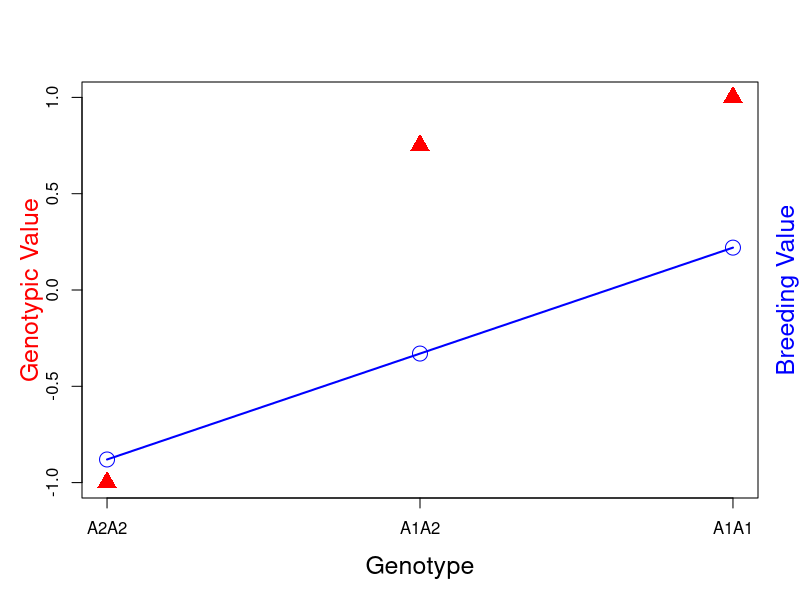
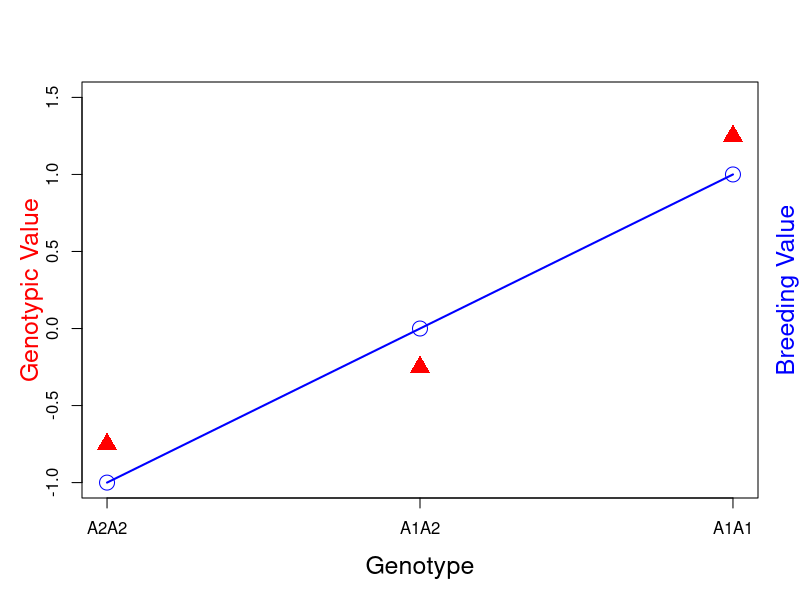

R code for these plots, in order:
## ---- chunk 1
x1 <- -16
x2 <- abs(x1)

sqrt(x2)
?sqrt
## ---- chunk 2
a = 1; 
d = 3/4*a
p = 4/5; 
q = 1 - p

alpha <- a + d*(q - p)
a1a1 <- 2*alpha*q
a1a2 <- (q-p)*alpha
a2a2 <- -2*p*alpha

plot(c(0, 1, 2), c(-a, d, a), xlab="Genotype",ylab="", cex.lab=1.5, xaxt="n", pch=17, cex=2, col="red"); 
axis(1, at=c(0, 1, 2), labels=c("A2A2", "A1A2", "A1A1")); 
mtext("Genotypic Value", side = 2, line = 2, cex=1.5, col="red")

mtext("Breeding Value", side = 4, line = 1, cex=1.5, col="blue"); 

points(c(0, 1, 2), c(a2a2, a1a2, a1a1), cex=2, col="blue")
lines(c(0, 1, 2), c(a2a2, a1a2, a1a1), lwd=2, col="blue")
## ---- chunk 3
gfunction <- function(a=1, d=0, p=1/2){
   # a: additive effect, numerical value [=1]
   # d: dominance effect, numerical value [=0]
   # p: allele frequency for the A1 allele numerical value [=1/2]
   
   q = 1-p
   # allele sub effect
   alpha <- a + d*(q-p)
   a1a1 <- 2*alpha*q
   a1a2 <- (q-p)*alpha
   a2a2 <- -2*p*alpha
   
   # population mean
   M <- a*(p-q) + 2*d*p*q
   # return a data.frame with genotype values and breeding values
   df <- data.frame(N1=c(0,1,2), gv=c(-a-M,d-M,a-M), bv=c(a2a2, a1a2, a1a1))
   return(df)
}
## ---- chunk 4
out <- gfunction(a=1, d=-1/2, p=1/2)
#out
out$dd <- out$gv - out$bv
out
## ---- chunk 5
plot(out$N1, out$bv, xlab="Genotype",ylab="", cex.lab=1.5, xaxt="n", cex=2, col="blue", ylim=c(-1, 1.5)); 
# add the axis and labels
axis(1, at=c(0, 1, 2), labels=c("A2A2", "A1A2", "A1A1")); 
# add y-axis title on the right side
mtext("Breeding Value", side = 4, line = 1, cex=1.5, col="blue"); 
# add y-axis title on the left side
mtext("Genotypic Value", side = 2, line = 2, cex=1.5, col="red")
# add breeding values
points(out$N1, out$gv, cex=2, pch=17, col="red")
# join the points by a line
lines(out$N1, out$bv, lwd=2, col="blue")
